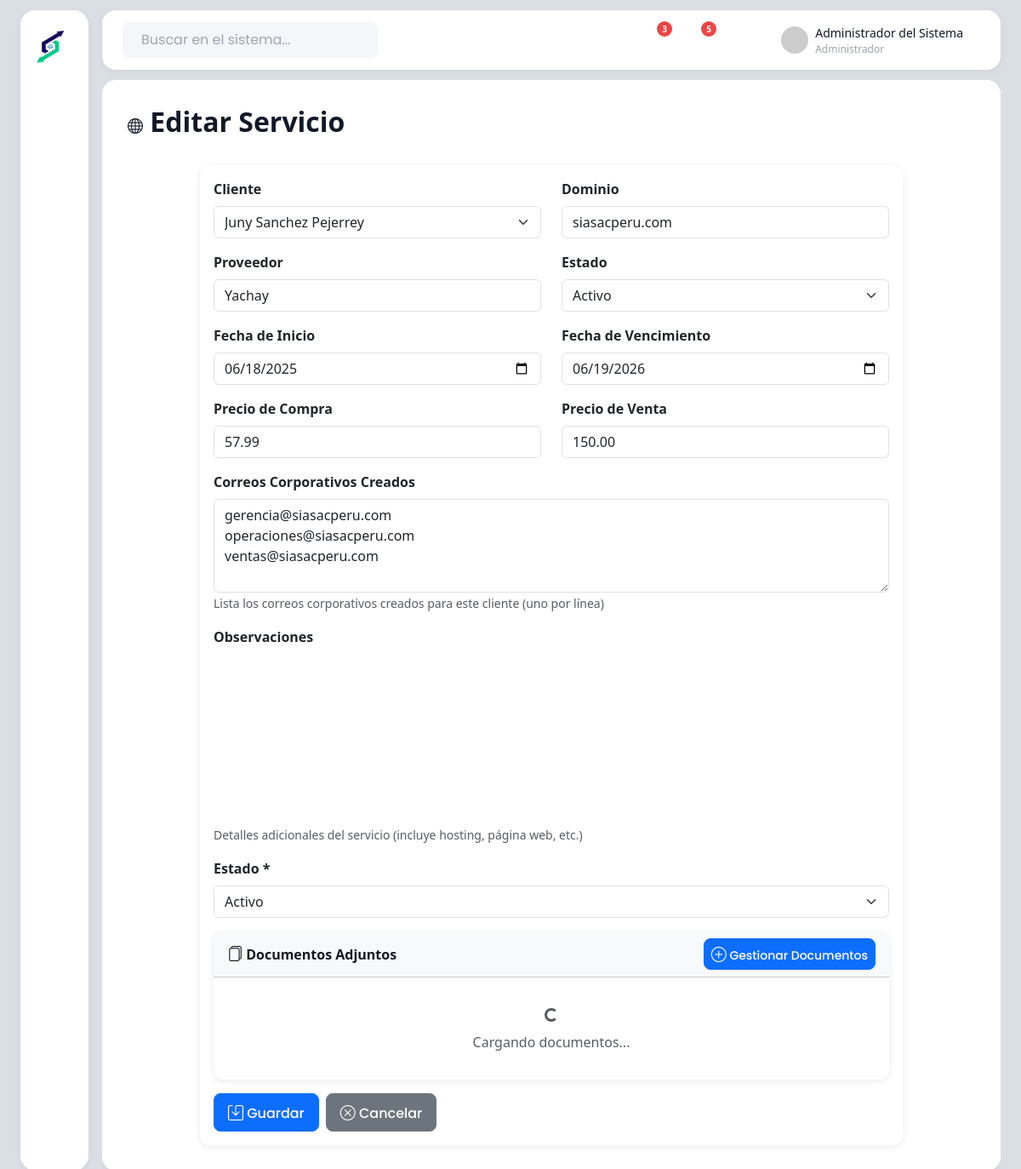
Screenshot of /views/hosting/form.php?id=1 (signed in) with the database file from the repository.
### tables this page shows
CREATE TABLE IF NOT EXISTS `hosting_dominios` (
  `id` int NOT NULL AUTO_INCREMENT,
  `cliente_id` int NOT NULL,
  `dominio` varchar(255) NOT NULL,
  `proveedor` varchar(100) DEFAULT NULL COMMENT 'Proveedor del hosting',
  `fecha_inicio` date NOT NULL,
  `fecha_vencimiento` date NOT NULL,
  `precio_compra` decimal(10,2) DEFAULT NULL,
  `precio_venta` decimal(10,2) DEFAULT NULL,
  `observaciones` text,
  `correos_corporativos` text COMMENT 'Lista de correos corporativos creados para el cliente',
  `archivo_presupuesto` varchar(255) DEFAULT NULL,
  `estado` enum('activo','vencido','cancelado') NOT NULL DEFAULT 'activo',
  `fecha_registro` timestamp NULL DEFAULT CURRENT_TIMESTAMP,
  PRIMARY KEY (`id`),
  KEY `idx_cliente` (`cliente_id`),
  KEY `idx_dominio` (`dominio`),
  KEY `idx_vencimiento` (`fecha_vencimiento`)
);

CREATE TABLE IF NOT EXISTS `clientes` (
  `id` int NOT NULL AUTO_INCREMENT,
  `tipo` enum('persona','empresa') NOT NULL DEFAULT 'persona',
  `nombre` varchar(150) NOT NULL COMMENT 'Nombre o Razón Social',
  `dni_ruc` varchar(20) DEFAULT NULL,
  `email` varchar(100) DEFAULT NULL,
  `telefono` varchar(20) DEFAULT NULL,
  `whatsapp` varchar(20) DEFAULT NULL,
  `direccion` text,
  `ubicacion_google_maps` text,
  `estado` enum('activo','inactivo') NOT NULL DEFAULT 'activo',
  `fecha_registro` timestamp NULL DEFAULT CURRENT_TIMESTAMP,
  PRIMARY KEY (`id`),
  KEY `idx_nombre` (`nombre`),
  KEY `idx_dni_ruc` (`dni_ruc`),
  KEY `idx_estado` (`estado`)
);

### includes/autoload.php (called while the page is built, shortened)
<?php
spl_autoload_register(function ($class) {
    $modelFile = ROOT_PATH . 'models/' . $class . '.php';
    if (file_exists($modelFile)) {
        return;
    }
});

### models/Cliente.php (called while the page is built, shortened)
<?php
class Cliente
{
    private $pdo;
    public function __construct($pdo)
    {
        $this->pdo = $pdo;
    }
    public function obtenerTodos($estado = null)
    {
        $sql = "SELECT * FROM clientes";
        if ($estado) {
            $sql .= " WHERE estado = ?";
        }
        $sql .= " ORDER BY fecha_registro DESC";
        $stmt = $this->pdo->prepare($sql);
        if ($estado) {
            $stmt->execute([$estado]);
        } else {
            $stmt->execute();
        }
        return $stmt->fetchAll();
    }
    public function obtenerActivos()
    {
        return $this->obtenerTodos('activo');
    }
}

### models/HostingDominio.php (called while the page is built, shortened)
<?php
class HostingDominio
{
    private $pdo;
    public function __construct($pdo)
    {
        $this->pdo = $pdo;
    }
    public function obtenerPorId($id)
    {
        $stmt = $this->pdo->prepare("
SELECT h.*, c.nombre as cliente_nombre
FROM hosting_dominios h
LEFT JOIN clientes c ON h.cliente_id = c.id
WHERE h.id = ?
");
        $stmt->execute([$id]);
        return $stmt->fetch();
    }
}

### views/hosting/form.php (the view, shortened to what this page needs)
<?php
require_once '../../includes/autoload.php';
$hostingModel = new HostingDominio($pdo);
$clienteModel = new Cliente($pdo);
$clientes = $clienteModel->obtenerActivos();
$isEdit = isset($_GET['id']);
$hosting = null;
$accion = $isEdit ? 'editar' : 'crear';
if ($isEdit) {
    $hosting = $hostingModel->obtenerPorId($_GET['id']);
}
include '../layouts/header.php';
?>
<div class="row">
    <div class="col-12 mb-4">
        <div class="d-flex justify-content-between align-items-center">
            <div>
                <h2 class="fw-bold">
                    <i class="bi bi-globe"></i>
                    <?php echo $accion === 'crear' ? 'Nuevo Servicio' : 'Editar Servicio'; ?>
                </h2>
            </div>
        </div>
    </div>
</div>
<div class="row">
    <div class="col-lg-10 mx-auto">
        <div class="card">
            <div class="card-body">
                <form method="POST" action="" enctype="multipart/form-data">
                    <div class="row">
                        <div class="col-md-6 mb-3">
                            <label for="cliente_id" class="form-label">Cliente</label>
                            <select class="form-select" id="cliente_id" name="cliente_id" required>
                                <?php foreach ($clientes as $c): ?>
                                    <option value="<?php echo $c['id']; ?>"
                                        <?php echo ($hosting['cliente_id'] ?? '') == $c['id'] ? 'selected' : ''; ?>>
                                        <?php echo $c['nombre']; ?>
                                    </option>
                                <?php endforeach; ?>
                            </select>
                        </div>
                        <div class="col-md-6 mb-3">
                            <label for="dominio" class="form-label">Dominio</label>
                            <input type="text" class="form-control" id="dominio" name="dominio"
                                value="<?php echo $hosting['dominio'] ?? ''; ?>"
                                placeholder="ejemplo.com" required>
                        </div>
                        <div class="col-md-6 mb-3">
                            <label for="proveedor" class="form-label">Proveedor</label>
                            <input type="text" class="form-control" id="proveedor" name="proveedor"
                                value="<?php echo $hosting['proveedor'] ?? ''; ?>"
                                placeholder="Hostinger, GoDaddy, etc.">
                        </div>
                        <div class="col-md-6 mb-3">
                            <label for="estado" class="form-label">Estado</label>
                            <select class="form-select" id="estado" name="estado" required>
                                <option value="activo" <?php echo ($hosting['estado'] ?? 'activo') === 'activo' ? 'selected' : ''; ?>>Activo</option>
                            </select>
                        </div>
                        <div class="col-md-6 mb-3">
                            <label for="fecha_inicio" class="form-label">Fecha de Inicio</label>
                            <input type="date" class="form-control" id="fecha_inicio" name="fecha_inicio"
                                value="<?php echo $hosting['fecha_inicio'] ?? date('Y-m-d'); ?>" required>
                        </div>
                        <div class="col-md-6 mb-3">
                            <label for="fecha_vencimiento" class="form-label">Fecha de Vencimiento</label>
                            <input type="date" class="form-control" id="fecha_vencimiento" name="fecha_vencimiento"
                                value="<?php echo $hosting['fecha_vencimiento'] ?? ''; ?>" required>
                        </div>
                        <div class="col-md-6 mb-3">
                            <label for="precio_compra" class="form-label">Precio de Compra</label>
                            <input type="number" step="0.01" class="form-control" id="precio_compra"
                                name="precio_compra" value="<?php echo $hosting['precio_compra'] ?? ''; ?>">
                        </div>
                        <div class="col-md-6 mb-3">
                            <label for="precio_venta" class="form-label">Precio de Venta</label>
                            <input type="number" step="0.01" class="form-control" id="precio_venta"
                                name="precio_venta" value="<?php echo $hosting['precio_venta'] ?? ''; ?>">
                        </div>
                        <div class="col-12 mb-3">
                            <label for="correos_corporativos" class="form-label">Correos Corporativos Creados</label>
                            <textarea class="form-control" id="correos_corporativos" name="correos_corporativos" rows="4"
                                placeholder="Ej:&#10;- contacto@ejemplo.com&#10;- ventas@ejemplo.com&#10;- soporte@ejemplo.com"><?php echo $hosting['correos_corporativos'] ?? ''; ?></textarea>
                            <small class="text-muted">Lista los correos corporativos creados para este cliente (uno por línea)</small>
                        </div>
                        <div class="col-12 mb-3">
                            <label for="observaciones" class="form-label">Observaciones</label>
                            <div id="editor-observaciones" style="min-height: 200px; background: white;"></div>
                            <small class="text-muted">Detalles adicionales del servicio (incluye hosting, página web, etc.)</small>
                        </div>
                        <div class="col-md-12 mb-3">
                            <label for="estado" class="form-label">Estado *</label>
                            <select class="form-select" id="estado" name="estado" required>
                                <option value="activo" <?php echo ($hosting && $hosting['estado'] == 'activo') ? 'selected' : ''; ?>>Activo</option>
                            </select>
                        </div>
                        <?php if ($isEdit): ?>
                            <div class="col-12 mb-3">
                                <div class="card">
                                    <div class="card-header bg-light d-flex justify-content-between align-items-center">
                                        <h6 class="mb-0">
                                            <i class="bi bi-files"></i> Documentos Adjuntos
                                        </h6>
                                        <button type="button" class="btn btn-sm btn-primary" id="btn-gestionar-documentos-form">
                                            <i class="bi bi-plus-circle"></i> Gestionar Documentos
                                        </button>
                                    </div>
                                    <div class="card-body" id="lista-documentos-form">
                                        <div class="text-center text-muted py-3">
                                            <div class="spinner-border spinner-border-sm" role="status">
                                            </div>
                                            <p class="mb-0 mt-2">Cargando documentos...</p>
                                        </div>
                                    </div>
                                </div>
                            </div>
                        <?php endif; ?>
                    </div>
                    <div class="d-flex gap-2">
                        <button type="submit" class="btn btn-primary">
                            <i class="bi bi-save"></i> Guardar
                        </button>
                        <a href="index.php" class="btn btn-secondary">
                            <i class="bi bi-x-circle"></i> Cancelar
                        </a>
                    </div>
                </form>
            </div>
        </div>
    </div>
</div>
<?php include '../layouts/footer.php'; ?>
<link href="https://cdn.quilljs.com/1.3.6/quill.snow.css" rel="stylesheet">
<link rel="stylesheet" href="https://cdn.jsdelivr.net/gh/fancyapps/fancybox@3.5.7/dist/jquery.fancybox.min.css" />

### assets/css/modern-ui.css (style rules this page uses)
:root { --color-bg: #f4f6fa; --color-primary: #121926; --color-muted: #9fa4af; --color-hover: #e8ecf4; --color-danger: #ef4444; --color-success: #10b981; --color-warning: #f59e0b; --color-info: #3b82f6; --font-main: "Poppins", sans-serif; }
* { box-sizing: border-box; }
body { background: #dadee5; color: #5d6674; font-family: var(--font-main); min-height: 100vh; margin: 0; padding: 0; }
.bi { font-size: 18px; }
.main-content .card { border: none; box-shadow: 0 2px 8px rgba(0, 0, 0, 0.08); border-radius: 12px; }
.main-content .btn { font-family: var(--font-main); border-radius: 8px; font-weight: 500; }
.main-content h1, .main-content h2, .main-content h3, .main-content h4, .main-content h5, .main-content h6 { color: var(--color-primary); font-weight: 600; }

### assets/css/style.css (style rules this page uses)
:root { --primary-color: #0d6efd; --secondary-color: #6c757d; --success-color: #198754; --danger-color: #dc3545; --warning-color: #ffc107; --info-color: #0dcaf0; }
body { font-family: "Segoe UI", Tahoma, Geneva, Verdana, sans-serif; min-height: 100vh; display: flex; flex-direction: column; }
.card { border: none; border-radius: 10px; transition: transform 0.2s, box-shadow 0.2s; }
.btn { border-radius: 6px; padding: 0.5rem 1rem; font-weight: 500; }
.btn-sm { padding: 0.25rem 0.5rem; }
.form-label { font-weight: 600; margin-bottom: 0.5rem; }

### rows the page displays
hosting_dominios: cliente_id "Juny Sanchez Pejerrey", dominio "siasacperu.com", proveedor "Yachay", estado "Activo", fecha_inicio "06/18/2025", fecha_vencimiento "06/19/2026", precio_compra "57.99", precio_venta "150.00", correos_corporativos "gerencia@siasacperu.com operaciones@siasacperu.com ventas@siasacperu.com"

### other values shown
$usuario['nombre'] "Administrador del Sistema"
$usuario['rol'] "Administrador"
